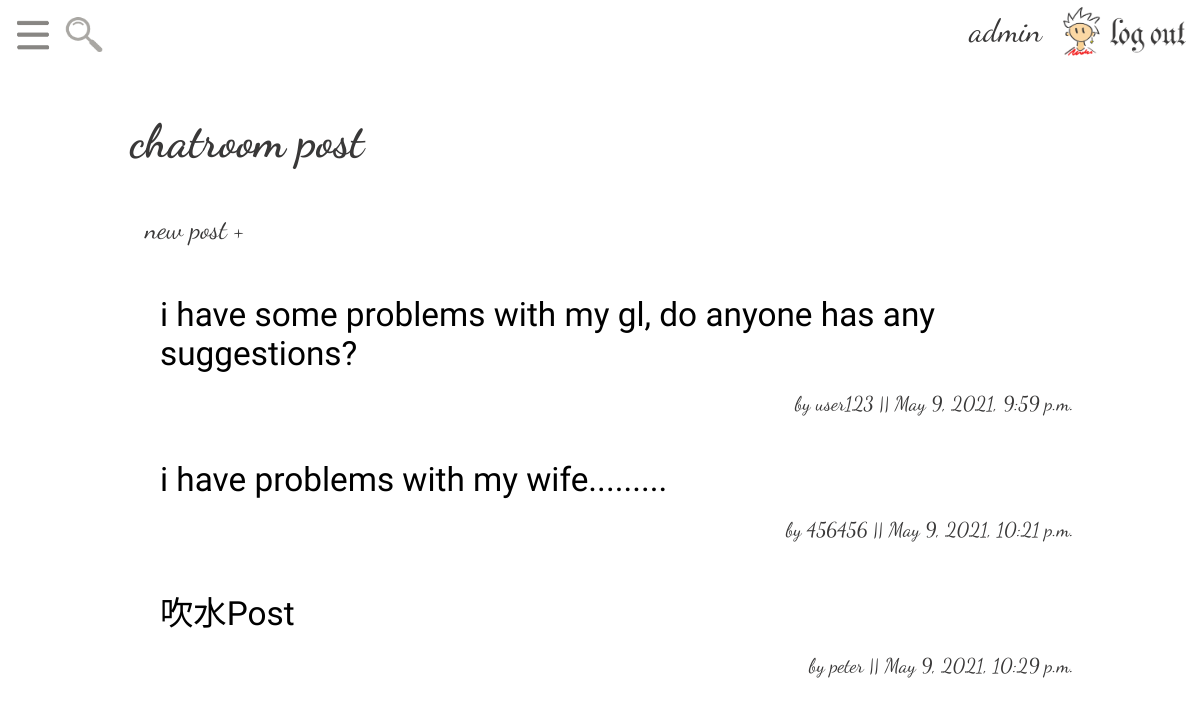
Page /channel/chatroom/ (signed in) on the committed database.
### app/models.py (models this page shows, shortened)
class Channel(models.Model):
    status = {
        (0, 'Inactive'),
        (1, 'Active')
    }
    channel_id = models.UUIDField(primary_key=True, auto_created=True, default=uuid.uuid4, editable=False)
    created_by = models.ForeignKey(User, on_delete=models.CASCADE)
    channel_name = models.CharField(max_length=30, unique=True)
    channel_priority = models.IntegerField(default=50)
    status = models.SmallIntegerField(choices=status, default=1)
    created_at = models.DateTimeField(auto_now_add=True)
    modified_at = models.DateTimeField(auto_now=True)

class Post(models.Model):
    status = {
        (0, 'Inactive'),
        (1, 'Active')
    }
    post_id = models.UUIDField(primary_key=True, auto_created=True, default=uuid.uuid4, editable=False)
    channel = models.ForeignKey(Channel, on_delete=models.CASCADE)
    created_by = models.ForeignKey(User, on_delete=models.CASCADE)
    post_title = models.CharField(max_length=30)
    post_priority = models.IntegerField(default=50)
    post_content = models.TextField()
    status = models.SmallIntegerField(choices=status, default=1)
    created_at = models.DateTimeField(auto_now_add=True)
    modified_at = models.DateTimeField(auto_now=True)

### app/views.py (the view)
# urls.py: path('channel/<str:channel_name>/', views.list_post),
def list_post(request, channel_name):
    if request.method == 'GET':
        channel = Channel.objects.get(channel_name=channel_name)
        post_list = Post.objects.filter(channel=channel).order_by('-post_priority')
        return render(request, 'post_list.html', locals())

### templates/post_list.html (shortened to what this page needs)
{% include 'include/nav.html' %}
{% load static %}
<!DOCTYPE html onclick="backOriginal()">
<html lang="en">
<head>
</head>
<body>
<div class="container">
    <div class="sub_container">
        <h1>{{ channel_name }} post</h1>
        {% if request.user.is_authenticated %}
            <a href="/post/create/{{ channel.channel_id }}/">
                <div id="createDiv">new post +</div>
            </a>
        {% endif %}
        {% for post in post_list %}
            <ul id="post">
                <a href='/post/{{ post.post_id }}/'>
                    <li>
                        <div id="p1">{{ post.post_title }}</div>
                        <br/>
                        <div id="p2">by {{ post.created_by }} || {{ post.created_at }}</div>
                    </li>
                </a>
            </ul>
        {% endfor %}
    </div>
</div>
</body>
</html>

### templates/include/nav.html (shortened to what this page needs)
{% load static %}
{% load widget_tweaks %}
<html onclick="backOriginal()">
<head>
    <link rel="stylesheet" type="text/css" href="{% static '/css/stylesheet.css' %}">
</head>
<body>
    <div class="bar">
        <div id="iconAndMenu_div">
            <div id="icon_div">
                <img src="{% static 'images/menubar_icon.png' %}" id="menu_icon" onclick="openMenu()" />
                <img src="{% static 'images/search_icon.png' %}" id="search" onclick="searchOnClick()" />
            </div>
        </div>
        <div id="imgButtonDiv">
            <div style="order: 3;margin-right: 1vw;font-size: 2em; align-self: center;">
                {% if request.user.is_authenticated %}
                {{ request.user.username }}
                {% endif %}
            </div>
            <div id="loginDiv">
                <div id="loginbtnDiv">
                    {% if request.user.is_authenticated %}
                    <a href='/logout/'><img src="{% static 'images/logout_button.png' %}" id="logout"
                            onclick="loginOnClick()" /></a>
                    {% else %}
                    <img src="{% static 'images/login_button.png' %}" id="login" onclick="loginOnClick()" />
                    {% endif %}
                </div>
            </div>
        </div>
    </div>
</body>
</html>

### templates/post_list.html (style rules this page uses)
.container { display: flex; flex-direction: row; justify-content: center; }
.sub_container { display: flex; flex-direction: column; width: 1000px; background-color: rgba(255, 255, 255, 0.4); margin-top: 20px; }
a { text-decoration: none; color: #393838; }
h1 { margin-left: 3%; font-size: 35pt; }
#post { width: 92%; align-self: center; background-color: rgba(255, 255, 255, 0.6); list-style: none; }
#p1 { font-family: 'Pangolin', cursive; font-size: 25pt; color: #000000; padding-top: 0.5vw; padding-right: 0.5vw; overflow-wrap: anywhere; }
#p2 { font-size: 15pt; text-align: right; padding-bottom: 0.5vw; padding-right: 0.5vw; }
#createDiv { width: 150px; height: 50px; border: 0px solid transparent; border-radius: 30px; font-size: 20pt; align-self: center; text-align: center; background-color: rgba(255, 255, 255, 0.3); color: #393838; padding-top: 12px; margin-left: 2%; margin-bottom: 10px; }

### rows in the picture
Channel: channel_name "chatroom"
Post: post_title "i have some problems with my gl, do anyone has any suggestions?", created_by "user123", created_at "May 9, 2021, 9:59 p.m."
Post: post_title "i have problems with my wife.........", created_by "456456", created_at "May 9, 2021, 10:21 p.m."
Post: post_title "吹水Post", created_by "peter", created_at "May 9, 2021, 10:29 p.m."

### other values in the picture
{{ request.user.username }} "admin"
